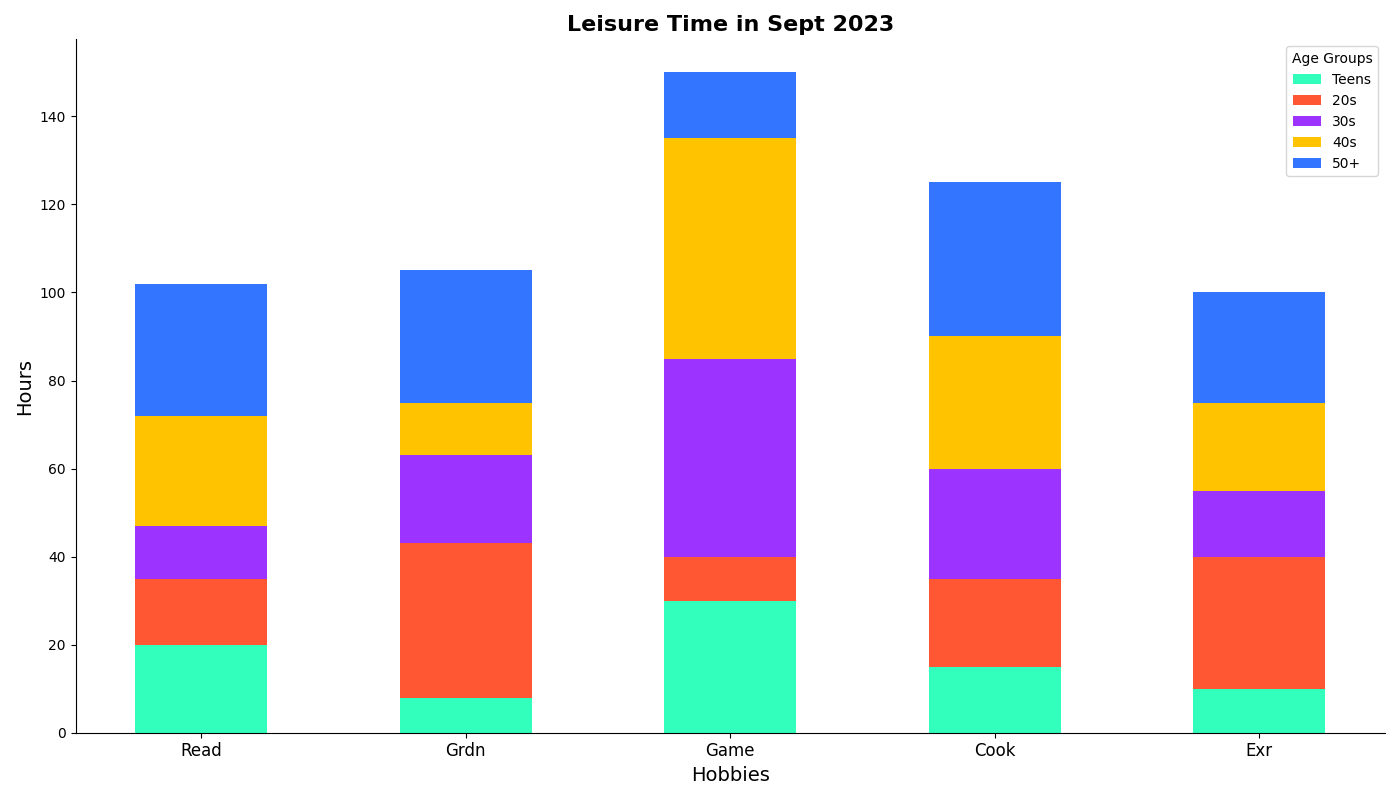

The Python source for this figure:
import matplotlib.pyplot as plt
import numpy as np

age_groups = ['Teens', '20s', '30s', '40s', '50+']
hobbies = ['Read', 'Grdn', 'Game', 'Cook', 'Exr']

data = {
    'Teens':       [20,  8, 30, 15, 10],
    '20s':         [15, 35, 10, 20, 30],
    '30s':         [12, 20, 45, 25, 15],
    '40s':         [25, 12, 50, 30, 20],
    '50+':         [30, 30, 15, 35, 25]
}

fig, ax = plt.subplots(figsize=(14, 8))
indices = np.arange(len(hobbies))
colors = ['#33FFBD', '#FF5733', '#9D33FF', '#FFC300', '#3375FF']

# Initialize a bottom data set to keep track of where the current stack starts
bottom = np.zeros(len(hobbies))

# Plot stacked bar chart
for age_group, color in zip(age_groups, colors):
    ax.bar(indices, data[age_group], width=0.5, label=age_group, color=color, bottom=bottom)
    bottom += np.array(data[age_group])

ax.set_xlabel('Hobbies', fontsize=14)
ax.set_ylabel('Hours', fontsize=14)
ax.set_title('Leisure Time in Sept 2023', fontsize=16, weight='bold')
ax.set_xticks(indices)
ax.set_xticklabels(hobbies, fontsize=12)

ax.spines['top'].set_visible(False)
ax.spines['right'].set_visible(False)

ax.legend(title='Age Groups')

plt.tight_layout()
plt.show()
